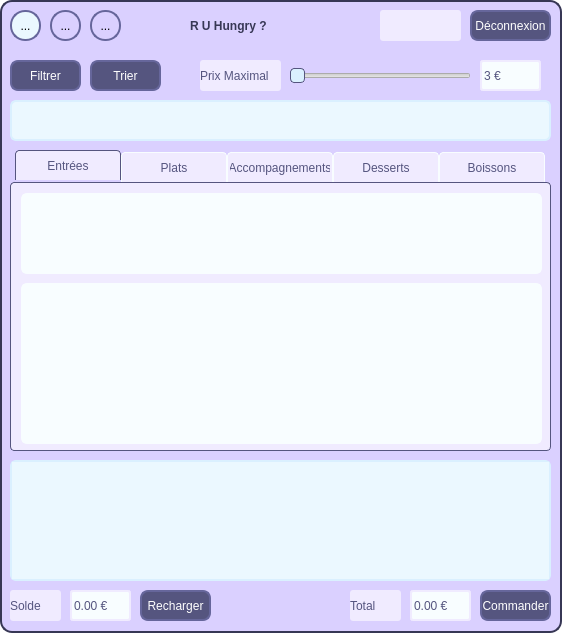
<?xml version="1.0" encoding="UTF-8"?>
<ui version="4.0">
 <class>MainWindow</class>
 <widget class="QMainWindow" name="MainWindow">
  <property name="geometry">
   <rect>
    <x>0</x>
    <y>0</y>
    <width>562</width>
    <height>633</height>
   </rect>
  </property>
  <property name="palette">
   <palette>
    <active>
     <colorrole role="WindowText">
      <brush brushstyle="SolidPattern">
       <color alpha="255">
        <red>0</red>
        <green>0</green>
        <blue>0</blue>
       </color>
      </brush>
     </colorrole>
     <colorrole role="Button">
      <brush brushstyle="SolidPattern">
       <color alpha="255">
        <red>255</red>
        <green>255</green>
        <blue>255</blue>
       </color>
      </brush>
     </colorrole>
     <colorrole role="Light">
      <brush brushstyle="SolidPattern">
       <color alpha="255">
        <red>255</red>
        <green>255</green>
        <blue>255</blue>
       </color>
      </brush>
     </colorrole>
     <colorrole role="Midlight">
      <brush brushstyle="SolidPattern">
       <color alpha="255">
        <red>255</red>
        <green>255</green>
        <blue>255</blue>
       </color>
      </brush>
     </colorrole>
     <colorrole role="Dark">
      <brush brushstyle="SolidPattern">
       <color alpha="255">
        <red>127</red>
        <green>127</green>
        <blue>127</blue>
       </color>
      </brush>
     </colorrole>
     <colorrole role="Mid">
      <brush brushstyle="SolidPattern">
       <color alpha="255">
        <red>170</red>
        <green>170</green>
        <blue>170</blue>
       </color>
      </brush>
     </colorrole>
     <colorrole role="Text">
      <brush brushstyle="SolidPattern">
       <color alpha="255">
        <red>0</red>
        <green>0</green>
        <blue>0</blue>
       </color>
      </brush>
     </colorrole>
     <colorrole role="BrightText">
      <brush brushstyle="SolidPattern">
       <color alpha="255">
        <red>255</red>
        <green>255</green>
        <blue>255</blue>
       </color>
      </brush>
     </colorrole>
     <colorrole role="ButtonText">
      <brush brushstyle="SolidPattern">
       <color alpha="255">
        <red>0</red>
        <green>0</green>
        <blue>0</blue>
       </color>
      </brush>
     </colorrole>
     <colorrole role="Base">
      <brush brushstyle="SolidPattern">
       <color alpha="255">
        <red>255</red>
        <green>255</green>
        <blue>255</blue>
       </color>
      </brush>
     </colorrole>
     <colorrole role="Window">
      <brush brushstyle="SolidPattern">
       <color alpha="255">
        <red>255</red>
        <green>255</green>
        <blue>255</blue>
       </color>
      </brush>
     </colorrole>
     <colorrole role="Shadow">
      <brush brushstyle="SolidPattern">
       <color alpha="255">
        <red>0</red>
        <green>0</green>
        <blue>0</blue>
       </color>
      </brush>
     </colorrole>
     <colorrole role="AlternateBase">
      <brush brushstyle="SolidPattern">
       <color alpha="255">
        <red>255</red>
        <green>255</green>
        <blue>255</blue>
       </color>
      </brush>
     </colorrole>
     <colorrole role="ToolTipBase">
      <brush brushstyle="SolidPattern">
       <color alpha="255">
        <red>255</red>
        <green>255</green>
        <blue>220</blue>
       </color>
      </brush>
     </colorrole>
     <colorrole role="ToolTipText">
      <brush brushstyle="SolidPattern">
       <color alpha="255">
        <red>0</red>
        <green>0</green>
        <blue>0</blue>
       </color>
      </brush>
     </colorrole>
     <colorrole role="PlaceholderText">
      <brush brushstyle="SolidPattern">
       <color alpha="128">
        <red>0</red>
        <green>0</green>
        <blue>0</blue>
       </color>
      </brush>
     </colorrole>
    </active>
    <inactive>
     <colorrole role="WindowText">
      <brush brushstyle="SolidPattern">
       <color alpha="255">
        <red>0</red>
        <green>0</green>
        <blue>0</blue>
       </color>
      </brush>
     </colorrole>
     <colorrole role="Button">
      <brush brushstyle="SolidPattern">
       <color alpha="255">
        <red>255</red>
        <green>255</green>
        <blue>255</blue>
       </color>
      </brush>
     </colorrole>
     <colorrole role="Light">
      <brush brushstyle="SolidPattern">
       <color alpha="255">
        <red>255</red>
        <green>255</green>
        <blue>255</blue>
       </color>
      </brush>
     </colorrole>
     <colorrole role="Midlight">
      <brush brushstyle="SolidPattern">
       <color alpha="255">
        <red>255</red>
        <green>255</green>
        <blue>255</blue>
       </color>
      </brush>
     </colorrole>
     <colorrole role="Dark">
      <brush brushstyle="SolidPattern">
       <color alpha="255">
        <red>127</red>
        <green>127</green>
        <blue>127</blue>
       </color>
      </brush>
     </colorrole>
     <colorrole role="Mid">
      <brush brushstyle="SolidPattern">
       <color alpha="255">
        <red>170</red>
        <green>170</green>
        <blue>170</blue>
       </color>
      </brush>
     </colorrole>
     <colorrole role="Text">
      <brush brushstyle="SolidPattern">
       <color alpha="255">
        <red>0</red>
        <green>0</green>
        <blue>0</blue>
       </color>
      </brush>
     </colorrole>
     <colorrole role="BrightText">
      <brush brushstyle="SolidPattern">
       <color alpha="255">
        <red>255</red>
        <green>255</green>
        <blue>255</blue>
       </color>
      </brush>
     </colorrole>
     <colorrole role="ButtonText">
      <brush brushstyle="SolidPattern">
       <color alpha="255">
        <red>0</red>
        <green>0</green>
        <blue>0</blue>
       </color>
      </brush>
     </colorrole>
     <colorrole role="Base">
      <brush brushstyle="SolidPattern">
       <color alpha="255">
        <red>255</red>
        <green>255</green>
        <blue>255</blue>
       </color>
      </brush>
     </colorrole>
     <colorrole role="Window">
      <brush brushstyle="SolidPattern">
       <color alpha="255">
        <red>255</red>
        <green>255</green>
        <blue>255</blue>
       </color>
      </brush>
     </colorrole>
     <colorrole role="Shadow">
      <brush brushstyle="SolidPattern">
       <color alpha="255">
        <red>0</red>
        <green>0</green>
        <blue>0</blue>
       </color>
      </brush>
     </colorrole>
     <colorrole role="AlternateBase">
      <brush brushstyle="SolidPattern">
       <color alpha="255">
        <red>255</red>
        <green>255</green>
        <blue>255</blue>
       </color>
      </brush>
     </colorrole>
     <colorrole role="ToolTipBase">
      <brush brushstyle="SolidPattern">
       <color alpha="255">
        <red>255</red>
        <green>255</green>
        <blue>220</blue>
       </color>
      </brush>
     </colorrole>
     <colorrole role="ToolTipText">
      <brush brushstyle="SolidPattern">
       <color alpha="255">
        <red>0</red>
        <green>0</green>
        <blue>0</blue>
       </color>
      </brush>
     </colorrole>
     <colorrole role="PlaceholderText">
      <brush brushstyle="SolidPattern">
       <color alpha="128">
        <red>0</red>
        <green>0</green>
        <blue>0</blue>
       </color>
      </brush>
     </colorrole>
    </inactive>
    <disabled>
     <colorrole role="WindowText">
      <brush brushstyle="SolidPattern">
       <color alpha="255">
        <red>127</red>
        <green>127</green>
        <blue>127</blue>
       </color>
      </brush>
     </colorrole>
     <colorrole role="Button">
      <brush brushstyle="SolidPattern">
       <color alpha="255">
        <red>255</red>
        <green>255</green>
        <blue>255</blue>
       </color>
      </brush>
     </colorrole>
     <colorrole role="Light">
      <brush brushstyle="SolidPattern">
       <color alpha="255">
        <red>255</red>
        <green>255</green>
        <blue>255</blue>
       </color>
      </brush>
     </colorrole>
     <colorrole role="Midlight">
      <brush brushstyle="SolidPattern">
       <color alpha="255">
        <red>255</red>
        <green>255</green>
        <blue>255</blue>
       </color>
      </brush>
     </colorrole>
     <colorrole role="Dark">
      <brush brushstyle="SolidPattern">
       <color alpha="255">
        <red>127</red>
        <green>127</green>
        <blue>127</blue>
       </color>
      </brush>
     </colorrole>
     <colorrole role="Mid">
      <brush brushstyle="SolidPattern">
       <color alpha="255">
        <red>170</red>
        <green>170</green>
        <blue>170</blue>
       </color>
      </brush>
     </colorrole>
     <colorrole role="Text">
      <brush brushstyle="SolidPattern">
       <color alpha="255">
        <red>127</red>
        <green>127</green>
        <blue>127</blue>
       </color>
      </brush>
     </colorrole>
     <colorrole role="BrightText">
      <brush brushstyle="SolidPattern">
       <color alpha="255">
        <red>255</red>
        <green>255</green>
        <blue>255</blue>
       </color>
      </brush>
     </colorrole>
     <colorrole role="ButtonText">
      <brush brushstyle="SolidPattern">
       <color alpha="255">
        <red>127</red>
        <green>127</green>
        <blue>127</blue>
       </color>
      </brush>
     </colorrole>
     <colorrole role="Base">
      <brush brushstyle="SolidPattern">
       <color alpha="255">
        <red>255</red>
        <green>255</green>
        <blue>255</blue>
       </color>
      </brush>
     </colorrole>
     <colorrole role="Window">
      <brush brushstyle="SolidPattern">
       <color alpha="255">
        <red>255</red>
        <green>255</green>
        <blue>255</blue>
       </color>
      </brush>
     </colorrole>
     <colorrole role="Shadow">
      <brush brushstyle="SolidPattern">
       <color alpha="255">
        <red>0</red>
        <green>0</green>
        <blue>0</blue>
       </color>
      </brush>
     </colorrole>
     <colorrole role="AlternateBase">
      <brush brushstyle="SolidPattern">
       <color alpha="255">
        <red>255</red>
        <green>255</green>
        <blue>255</blue>
       </color>
      </brush>
     </colorrole>
     <colorrole role="ToolTipBase">
      <brush brushstyle="SolidPattern">
       <color alpha="255">
        <red>255</red>
        <green>255</green>
        <blue>220</blue>
       </color>
      </brush>
     </colorrole>
     <colorrole role="ToolTipText">
      <brush brushstyle="SolidPattern">
       <color alpha="255">
        <red>0</red>
        <green>0</green>
        <blue>0</blue>
       </color>
      </brush>
     </colorrole>
     <colorrole role="PlaceholderText">
      <brush brushstyle="SolidPattern">
       <color alpha="128">
        <red>0</red>
        <green>0</green>
        <blue>0</blue>
       </color>
      </brush>
     </colorrole>
    </disabled>
   </palette>
  </property>
  <property name="windowTitle">
   <string>MainWindow</string>
  </property>
  <property name="styleSheet">
   <string notr="true">#centralwidget {
	background-color: rgb(218, 208, 255);
	border: 2px solid rgb(55, 55, 85);
	border-radius: 12px;
}

#logoLbl {	
	font: 14pt &quot;Ink Free&quot;;
	background-color: transparent;
	color: rgb(55, 55, 85);
	font-weight: bold;
}

QToolButton:hover {
	background-color: rgb(255, 255, 255);
}

QToolButton:checked {
	background-color: rgb(235, 248, 255);
}

QToolButton {
	background-color: rgb(218, 208, 255);
	border: 2px solid rgb(102, 102, 155);
	border-radius: 15px;
}

QPushButton {
	background-color: rgb(85, 85, 127);
	color: rgb(255, 255, 255);
	border: 2px solid rgb(102, 102, 155);
	border-radius: 8px;
	font: 63 8pt &quot;Segoe UI Semibold&quot;;
}

QPushButton:hover {
	background-color: rgb(255, 255, 255);
	color: rgb(102, 102, 155);
}

#filterGrpBx {
	background-color: rgb(235, 248, 255);
	border: 2px solid rgb(218, 240, 255);
	border-radius: 6px;
}

QScrollArea {
	border: 2px solid rgb(218, 240, 255);
	border-radius: 6px;
}

#scrollAreaWidgetContents  {
	background-color: rgb(235, 248, 255);
}

QTabWidget QScrollArea {
	border: 2px solid rgb(248, 253, 255);
	border-radius: 6px;
}

QTabWidget QScrollArea QWidget {
	background-color: rgb(248, 253, 255);
}

QTabWidget QScrollBar::handle:vertical {
	min-height: 30px;
	border: 1px solid rgb(85, 85, 127);
	border-radius: 4px;
	background-color: rgb(218, 208, 255);
}

QLineEdit {
	background-color: rgb(248, 253, 255);
	border: 2px solid rgb(240, 235, 255);
	border-radius: 3px;
	color: rgb(85, 85, 127);
	qproperty-alignment: AlignCenter;
	font: 63 8pt &quot;Segoe UI Semibold&quot;;
}

QLabel {
	background-color: rgb(240, 235, 255);
	border-radius: 3px;
	color: rgb(85, 85, 127);
	qproperty-alignment: AlignCenter;
	font: 63 8pt &quot;Segoe UI Semibold&quot;;
}

QSlider::handle {
	background-color: rgb(218, 240, 255);
	border: 1px solid rgb(85, 85, 127);
	border-radius: 4px;
}

QTabWidget::tab-bar {
    left: 5px;
}

QTabBar::tab {
    background-color: rgb(240, 235, 255);
    border: 1px solid rgb(248, 253, 255);
    border-top-left-radius: 4px;
    border-top-right-radius: 4px;
    border-bottom: 0px;
    padding: 2px;
    width: 100px;
	height: 25px;
    color: rgb(85, 85, 127);
	font: 63 8pt &quot;Segoe UI Semibold&quot;;
}

QTabBar::tab:selected {
    border-color: rgb(85, 85, 127);
}

QTabBar::tab:!selected {
    margin-top: 2px;
}

QTabWidget::pane {
    border: 1px solid rgb(85, 85, 127);
    border-radius: 4px;
    background-color: rgb(240, 235, 255);
}

QScrollBar:vertical {
	background-color: rgb(248, 253, 255);
}

QScrollBar::handle:vertical {
	min-height: 30px;
	border: 1px solid rgb(85, 85, 127);
	border-radius: 4px;
	background-color: rgb(218, 240, 255);
}</string>
  </property>
  <widget class="QWidget" name="centralwidget">
   <property name="styleSheet">
    <string notr="true"/>
   </property>
   <widget class="QLineEdit" name="maxPrice">
    <property name="geometry">
     <rect>
      <x>480</x>
      <y>60</y>
      <width>61</width>
      <height>31</height>
     </rect>
    </property>
    <property name="text">
     <string>3 €</string>
    </property>
   </widget>
   <widget class="QSlider" name="maxPriceSlider">
    <property name="geometry">
     <rect>
      <x>290</x>
      <y>60</y>
      <width>181</width>
      <height>31</height>
     </rect>
    </property>
    <property name="minimum">
     <number>0</number>
    </property>
    <property name="maximum">
     <number>14</number>
    </property>
    <property name="orientation">
     <enum>Qt::Horizontal</enum>
    </property>
    <property name="tickInterval">
     <number>0</number>
    </property>
   </widget>
   <widget class="QLabel" name="maxPriceLbl">
    <property name="geometry">
     <rect>
      <x>200</x>
      <y>60</y>
      <width>81</width>
      <height>31</height>
     </rect>
    </property>
    <property name="text">
     <string>Prix Maximal</string>
    </property>
   </widget>
   <widget class="QGroupBox" name="filterGrpBx">
    <property name="geometry">
     <rect>
      <x>10</x>
      <y>100</y>
      <width>541</width>
      <height>41</height>
     </rect>
    </property>
    <property name="title">
     <string/>
    </property>
   </widget>
   <widget class="QLabel" name="balanceLbl">
    <property name="geometry">
     <rect>
      <x>10</x>
      <y>590</y>
      <width>51</width>
      <height>31</height>
     </rect>
    </property>
    <property name="text">
     <string>Solde</string>
    </property>
   </widget>
   <widget class="QLineEdit" name="balanceTxt">
    <property name="geometry">
     <rect>
      <x>70</x>
      <y>590</y>
      <width>61</width>
      <height>31</height>
     </rect>
    </property>
    <property name="text">
     <string>0.00 €</string>
    </property>
   </widget>
   <widget class="QPushButton" name="rechargeBtn">
    <property name="geometry">
     <rect>
      <x>140</x>
      <y>590</y>
      <width>71</width>
      <height>31</height>
     </rect>
    </property>
    <property name="text">
     <string>Recharger</string>
    </property>
   </widget>
   <widget class="QLabel" name="totalLbl">
    <property name="geometry">
     <rect>
      <x>350</x>
      <y>590</y>
      <width>51</width>
      <height>31</height>
     </rect>
    </property>
    <property name="text">
     <string>Total</string>
    </property>
   </widget>
   <widget class="QLineEdit" name="totalTxt">
    <property name="geometry">
     <rect>
      <x>410</x>
      <y>590</y>
      <width>61</width>
      <height>31</height>
     </rect>
    </property>
    <property name="text">
     <string>0.00 €</string>
    </property>
   </widget>
   <widget class="QPushButton" name="commandBtn">
    <property name="geometry">
     <rect>
      <x>480</x>
      <y>590</y>
      <width>71</width>
      <height>31</height>
     </rect>
    </property>
    <property name="text">
     <string>Commander</string>
    </property>
   </widget>
   <widget class="QScrollArea" name="commandScrollArea">
    <property name="geometry">
     <rect>
      <x>10</x>
      <y>460</y>
      <width>541</width>
      <height>121</height>
     </rect>
    </property>
    <property name="widgetResizable">
     <bool>true</bool>
    </property>
    <widget class="QWidget" name="scrollAreaWidgetContents">
     <property name="geometry">
      <rect>
       <x>0</x>
       <y>0</y>
       <width>537</width>
       <height>117</height>
      </rect>
     </property>
    </widget>
   </widget>
   <widget class="QPushButton" name="sortBtn">
    <property name="geometry">
     <rect>
      <x>90</x>
      <y>60</y>
      <width>71</width>
      <height>31</height>
     </rect>
    </property>
    <property name="styleSheet">
     <string notr="true"/>
    </property>
    <property name="text">
     <string>Trier</string>
    </property>
   </widget>
   <widget class="QPushButton" name="filterBtn">
    <property name="geometry">
     <rect>
      <x>10</x>
      <y>60</y>
      <width>71</width>
      <height>31</height>
     </rect>
    </property>
    <property name="text">
     <string>Filtrer</string>
    </property>
   </widget>
   <widget class="QTabWidget" name="tabWidget">
    <property name="geometry">
     <rect>
      <x>10</x>
      <y>150</y>
      <width>541</width>
      <height>301</height>
     </rect>
    </property>
    <property name="currentIndex">
     <number>0</number>
    </property>
    <widget class="QWidget" name="tab1">
     <property name="accessibleName">
      <string/>
     </property>
     <attribute name="title">
      <string>Entrées</string>
     </attribute>
     <widget class="QScrollArea" name="startersScrollArea_1">
      <property name="geometry">
       <rect>
        <x>10</x>
        <y>10</y>
        <width>521</width>
        <height>81</height>
       </rect>
      </property>
      <property name="widgetResizable">
       <bool>true</bool>
      </property>
      <widget class="QWidget" name="scrollArea_1">
       <property name="geometry">
        <rect>
         <x>0</x>
         <y>0</y>
         <width>517</width>
         <height>77</height>
        </rect>
       </property>
      </widget>
     </widget>
     <widget class="QScrollArea" name="startersScrollArea_2">
      <property name="geometry">
       <rect>
        <x>10</x>
        <y>100</y>
        <width>521</width>
        <height>161</height>
       </rect>
      </property>
      <property name="widgetResizable">
       <bool>true</bool>
      </property>
      <widget class="QWidget" name="scrollArea_2">
       <property name="enabled">
        <bool>true</bool>
       </property>
       <property name="geometry">
        <rect>
         <x>0</x>
         <y>0</y>
         <width>517</width>
         <height>157</height>
        </rect>
       </property>
      </widget>
     </widget>
    </widget>
    <widget class="QWidget" name="tab2">
     <attribute name="title">
      <string>Plats</string>
     </attribute>
     <widget class="QScrollArea" name="dishesScrollArea_2">
      <property name="geometry">
       <rect>
        <x>10</x>
        <y>100</y>
        <width>521</width>
        <height>161</height>
       </rect>
      </property>
      <property name="widgetResizable">
       <bool>true</bool>
      </property>
      <widget class="QWidget" name="scrollArea_4">
       <property name="geometry">
        <rect>
         <x>0</x>
         <y>0</y>
         <width>517</width>
         <height>157</height>
        </rect>
       </property>
      </widget>
     </widget>
     <widget class="QScrollArea" name="dishesScrollArea_1">
      <property name="geometry">
       <rect>
        <x>10</x>
        <y>10</y>
        <width>521</width>
        <height>81</height>
       </rect>
      </property>
      <property name="widgetResizable">
       <bool>true</bool>
      </property>
      <widget class="QWidget" name="scrollArea_3">
       <property name="geometry">
        <rect>
         <x>0</x>
         <y>0</y>
         <width>517</width>
         <height>77</height>
        </rect>
       </property>
      </widget>
     </widget>
    </widget>
    <widget class="QWidget" name="tab3">
     <attribute name="title">
      <string>Accompagnements</string>
     </attribute>
     <widget class="QScrollArea" name="sidesScrollArea_2">
      <property name="geometry">
       <rect>
        <x>10</x>
        <y>100</y>
        <width>521</width>
        <height>161</height>
       </rect>
      </property>
      <property name="widgetResizable">
       <bool>true</bool>
      </property>
      <widget class="QWidget" name="scrollArea_6">
       <property name="geometry">
        <rect>
         <x>0</x>
         <y>0</y>
         <width>517</width>
         <height>157</height>
        </rect>
       </property>
      </widget>
     </widget>
     <widget class="QScrollArea" name="sidesScrollArea_1">
      <property name="geometry">
       <rect>
        <x>10</x>
        <y>10</y>
        <width>521</width>
        <height>81</height>
       </rect>
      </property>
      <property name="widgetResizable">
       <bool>true</bool>
      </property>
      <widget class="QWidget" name="scrollArea_5">
       <property name="geometry">
        <rect>
         <x>0</x>
         <y>0</y>
         <width>517</width>
         <height>77</height>
        </rect>
       </property>
      </widget>
     </widget>
    </widget>
    <widget class="QWidget" name="tab4">
     <attribute name="title">
      <string>Desserts</string>
     </attribute>
     <widget class="QScrollArea" name="desertsScrollArea_2">
      <property name="geometry">
       <rect>
        <x>10</x>
        <y>100</y>
        <width>521</width>
        <height>161</height>
       </rect>
      </property>
      <property name="widgetResizable">
       <bool>true</bool>
      </property>
      <widget class="QWidget" name="scrollArea_8">
       <property name="geometry">
        <rect>
         <x>0</x>
         <y>0</y>
         <width>517</width>
         <height>157</height>
        </rect>
       </property>
      </widget>
     </widget>
     <widget class="QScrollArea" name="desertsScrollArea_1">
      <property name="geometry">
       <rect>
        <x>10</x>
        <y>10</y>
        <width>521</width>
        <height>81</height>
       </rect>
      </property>
      <property name="widgetResizable">
       <bool>true</bool>
      </property>
      <widget class="QWidget" name="scrollArea_7">
       <property name="geometry">
        <rect>
         <x>0</x>
         <y>0</y>
         <width>517</width>
         <height>77</height>
        </rect>
       </property>
      </widget>
     </widget>
    </widget>
    <widget class="QWidget" name="tab5">
     <attribute name="title">
      <string>Boissons</string>
     </attribute>
     <widget class="QScrollArea" name="drinksScrollArea_2">
      <property name="geometry">
       <rect>
        <x>10</x>
        <y>100</y>
        <width>521</width>
        <height>161</height>
       </rect>
      </property>
      <property name="widgetResizable">
       <bool>true</bool>
      </property>
      <widget class="QWidget" name="scrollArea_10">
       <property name="geometry">
        <rect>
         <x>0</x>
         <y>0</y>
         <width>517</width>
         <height>157</height>
        </rect>
       </property>
      </widget>
     </widget>
     <widget class="QScrollArea" name="drinksScrollArea_1">
      <property name="geometry">
       <rect>
        <x>10</x>
        <y>10</y>
        <width>521</width>
        <height>81</height>
       </rect>
      </property>
      <property name="widgetResizable">
       <bool>true</bool>
      </property>
      <widget class="QWidget" name="scrollArea_9">
       <property name="geometry">
        <rect>
         <x>0</x>
         <y>0</y>
         <width>517</width>
         <height>77</height>
        </rect>
       </property>
      </widget>
     </widget>
    </widget>
   </widget>
   <widget class="QPushButton" name="logoutBtn">
    <property name="geometry">
     <rect>
      <x>470</x>
      <y>10</y>
      <width>81</width>
      <height>31</height>
     </rect>
    </property>
    <property name="tabletTracking">
     <bool>false</bool>
    </property>
    <property name="styleSheet">
     <string notr="true"/>
    </property>
    <property name="text">
     <string>Déconnexion</string>
    </property>
   </widget>
   <widget class="QToolButton" name="bannedBtn">
    <property name="geometry">
     <rect>
      <x>90</x>
      <y>10</y>
      <width>31</width>
      <height>31</height>
     </rect>
    </property>
    <property name="styleSheet">
     <string notr="true"/>
    </property>
    <property name="text">
     <string>...</string>
    </property>
    <property name="icon">
     <iconset resource="resources.qrc">
      <normaloff>:/icons/banned.png</normaloff>:/icons/banned.png</iconset>
    </property>
   </widget>
   <widget class="QLabel" name="usernameLbl">
    <property name="geometry">
     <rect>
      <x>380</x>
      <y>10</y>
      <width>81</width>
      <height>31</height>
     </rect>
    </property>
    <property name="text">
     <string>&lt;username&gt;</string>
    </property>
   </widget>
   <widget class="QToolButton" name="favoritesBtn">
    <property name="geometry">
     <rect>
      <x>50</x>
      <y>10</y>
      <width>31</width>
      <height>31</height>
     </rect>
    </property>
    <property name="styleSheet">
     <string notr="true"/>
    </property>
    <property name="text">
     <string>...</string>
    </property>
    <property name="icon">
     <iconset resource="resources.qrc">
      <normaloff>:/icons/heart.png</normaloff>:/icons/heart.png</iconset>
    </property>
   </widget>
   <widget class="QLabel" name="logoLbl">
    <property name="geometry">
     <rect>
      <x>190</x>
      <y>10</y>
      <width>181</width>
      <height>31</height>
     </rect>
    </property>
    <property name="text">
     <string>R U Hungry ?</string>
    </property>
   </widget>
   <widget class="QToolButton" name="homeBtn">
    <property name="geometry">
     <rect>
      <x>10</x>
      <y>10</y>
      <width>31</width>
      <height>31</height>
     </rect>
    </property>
    <property name="styleSheet">
     <string notr="true"/>
    </property>
    <property name="text">
     <string>...</string>
    </property>
    <property name="icon">
     <iconset resource="resources.qrc">
      <normaloff>:/icons/home.png</normaloff>:/icons/home.png</iconset>
    </property>
    <property name="checkable">
     <bool>true</bool>
    </property>
    <property name="checked">
     <bool>true</bool>
    </property>
   </widget>
  </widget>
 </widget>
 <resources>
  <include location="resources.qrc"/>
 </resources>
 <connections/>
</ui>
